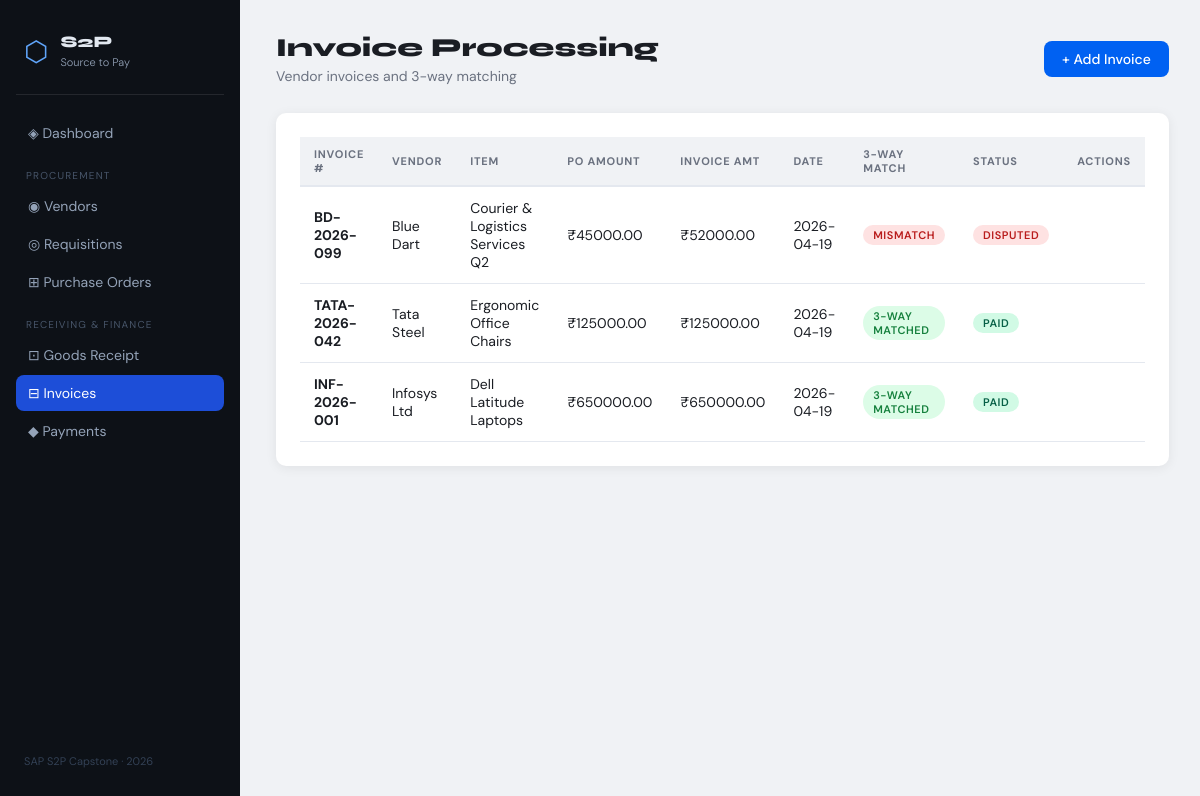
Page /invoices on the committed database.
### tables this page shows
CREATE TABLE invoices (
            id              INTEGER PRIMARY KEY AUTOINCREMENT,
            po_id           INTEGER NOT NULL,
            vendor_id       INTEGER NOT NULL,
            invoice_number  TEXT NOT NULL,
            invoice_amount  REAL NOT NULL,
            invoice_date    TEXT NOT NULL,
            due_date        TEXT,
            status          TEXT DEFAULT 'Pending',
            match_status    TEXT DEFAULT 'Unverified',
            created_at      TEXT DEFAULT (datetime('now'))
        );

CREATE TABLE vendors (
            id          INTEGER PRIMARY KEY AUTOINCREMENT,
            name        TEXT NOT NULL,
            email       TEXT NOT NULL,
            phone       TEXT,
            address     TEXT,
            gst_number  TEXT,
            category    TEXT,
            status      TEXT DEFAULT 'Active',
            created_at  TEXT DEFAULT (datetime('now'))
        );

CREATE TABLE purchase_orders (
            id              INTEGER PRIMARY KEY AUTOINCREMENT,
            requisition_id  INTEGER,
            vendor_id       INTEGER NOT NULL,
            item_name       TEXT NOT NULL,
            quantity        INTEGER NOT NULL,
            unit_price      REAL NOT NULL,
            total_amount    REAL NOT NULL,
            delivery_date   TEXT,
            status          TEXT DEFAULT 'Sent',
            created_at      TEXT DEFAULT (datetime('now'))
        );

### app.py (the view)
@app.route("/invoices")
def invoices():
    conn = get_db()
    inv_list = conn.execute("""
        SELECT inv.*, v.name as vendor_name, po.item_name, po.total_amount as po_amount
        FROM invoices inv
        JOIN vendors v ON inv.vendor_id = v.id
        JOIN purchase_orders po ON inv.po_id = po.id
        ORDER BY inv.created_at DESC
    """).fetchall()
    conn.close()
    return render_template("invoices.html", invoices=inv_list)

### app.py (called while the page is built)
def get_db():
    conn = sqlite3.connect(DB_PATH)
    conn.row_factory = sqlite3.Row
    return conn

### templates/invoices.html (shortened to what this page needs)
{% extends "base.html" %}
{% block content %}
<div class="page-header">
    <div><h1>Invoice Processing</h1><p class="subtitle">Vendor invoices and 3-way matching</p></div>
    <a href="/invoices/add" class="btn btn-primary">+ Add Invoice</a>
</div>
<div class="section-card">
    {% if invoices %}
    <table class="data-table">
        <thead>
            <tr><th>Invoice #</th><th>Vendor</th><th>Item</th><th>PO Amount</th><th>Invoice Amt</th><th>Date</th><th>3-Way Match</th><th>Status</th><th>Actions</th></tr>
        </thead>
        <tbody>
            {% for inv in invoices %}
            <tr>
                <td><strong>{{ inv.invoice_number }}</strong></td>
                <td>{{ inv.vendor_name }}</td>
                <td>{{ inv.item_name }}</td>
                <td>₹{{ "%.2f"|format(inv.po_amount) }}</td>
                <td>₹{{ "%.2f"|format(inv.invoice_amount) }}</td>
                <td>{{ inv.invoice_date }}</td>
                <td><span class="badge badge-{{ 'matched' if inv.match_status=='3-Way Matched' else ('rejected' if inv.match_status=='Mismatch' else 'pending') }}">{{ inv.match_status }}</span></td>
                <td><span class="badge badge-{{ inv.status|lower }}">{{ inv.status }}</span></td>
                <td>
                </td>
            </tr>
            {% endfor %}
        </tbody>
    </table>
    {% else %}
    <p class="empty-msg">No invoices yet. <a href="/invoices/add">Add one →</a></p>
    {% endif %}
</div>
{% endblock %}

### static/css/style.css (style rules this page uses)
:root { --bg: #f0f2f5; --sidebar-bg: #0d1117; --sidebar-w: 240px; --card-bg: #ffffff; --border: #e4e8ef; --text: #1a1d23; --muted: #6b7280; --accent: #0061f2; --success: #16a34a; --warning: #d97706; --danger: #dc2626; --purple: #7c3aed; --teal: #0891b2; --radius: 10px; --shadow: 0 2px 12px rgba(0,0,0,0.07); }
*, *::before, *::after { box-sizing: border-box; margin: 0; padding: 0; }
body { font-family: 'DM Sans', sans-serif; background: var(--bg); color: var(--text); display: flex; min-height: 100vh; }
a { text-decoration: none; color: inherit; }
.page-header { display: flex; align-items: center; justify-content: space-between; margin-bottom: 28px; }
.page-header h1 { font-family: 'Syne', sans-serif; font-size: 26px; font-weight: 800; }
.subtitle { color: var(--muted); font-size: 14px; margin-top: 4px; }
.section-card { background: var(--card-bg); border-radius: var(--radius); padding: 24px; box-shadow: var(--shadow); margin-bottom: 24px; }
.data-table { width: 100%; border-collapse: collapse; font-size: 14px; }
.data-table th { background: var(--bg); padding: 10px 14px; text-align: left; font-size: 11px; text-transform: uppercase; letter-spacing: 0.07em; color: var(--muted); border-bottom: 2px solid var(--border); }
.data-table td { padding: 12px 14px; border-bottom: 1px solid var(--border); vertical-align: middle; }
.badge { display: inline-block; padding: 3px 10px; border-radius: 20px; font-size: 11px; font-weight: 600; text-transform: uppercase; letter-spacing: 0.05em; }
.badge-rejected { background: #fee2e2; color: #b91c1c; }
.badge-matched { background: #dcfce7; color: #15803d; }
.badge-paid { background: #d1fae5; color: #065f46; }
.badge-disputed { background: #fee2e2; color: #b91c1c; }
.btn { display: inline-flex; align-items: center; gap: 6px; padding: 9px 18px; border-radius: 8px; border: none; cursor: pointer; font-family: 'DM Sans', sans-serif; font-size: 14px; font-weight: 500; transition: all 0.15s; text-decoration: none; }
.btn-primary { background: var(--accent); color: #fff; }

### rows in the picture
invoices: invoice_number "BD-2026-099", vendor_name "Blue Dart", item_name "Courier & Logistics Services Q2", invoice_amount "52000.00", invoice_date "2026-04-19", match_status "MISMATCH", status "DISPUTED"
purchase_orders: po_amount "45000.00"
invoices: invoice_number "TATA-2026-042", vendor_name "Tata Steel", item_name "Ergonomic Office Chairs", invoice_amount "125000.00", invoice_date "2026-04-19", match_status "3-WAY MATCHED", status "PAID"
purchase_orders: po_amount "125000.00"
invoices: invoice_number "INF-2026-001", vendor_name "Infosys Ltd", item_name "Dell Latitude Laptops", invoice_amount "650000.00", invoice_date "2026-04-19", match_status "3-WAY MATCHED", status "PAID"
purchase_orders: po_amount "650000.00"
